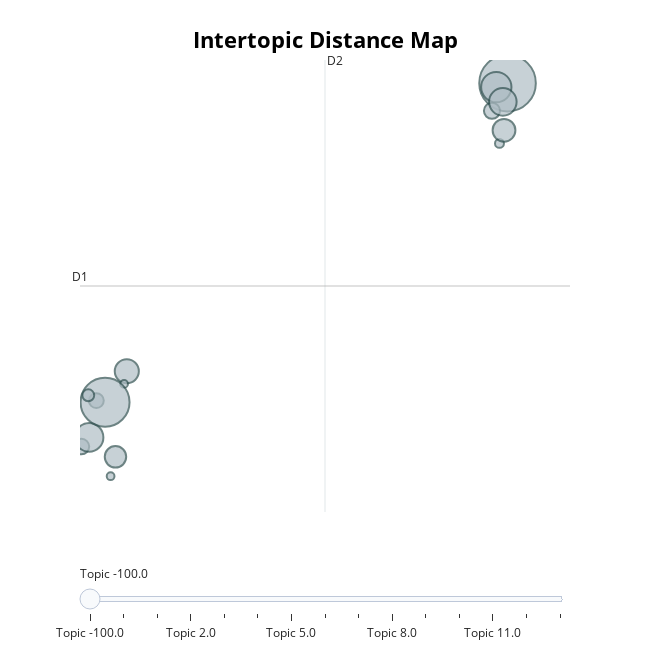

Notebook cell for this chart:
### Code cell
manual_subset_copy = manual_subset.copy(deep=True)
ordered_topics, NB = update_clustering(manual_subset_copy, topic_model, cluster_size=30, subset=manual_idxs)
topic_model.visualize_topics()

### Figure 1 — Plotly figure (JSON) as saved in the notebook; plotly's stock layout.template omitted (floating-point values rounded to 4 significant figures)
{"data": [{"customdata": [[-100, "pen | 3d | filament | 175mm | for", 160], [0, "actual | esun | petg | 3mm | semitransparent", 4], [1, "printing | pla | spool | 002mm | fuel", 11], [2, "tpu | flexible | 175mm | filament | 3d", 29], [3, "spool | amazon | basics | kg | 175mm", 46], [4, "petg | mm | 1kg | filament | 3d", 26], [5, "haze | made | usa | in | pla", 12], [6, "pla | filament | color | 3d | silk", 41], [7, "3dwox | sindoh | dp201 | millimeters | 1x", 3], [8, "pla | accuracy | dimensional | printer | 3d", 120], [9, "abs | asa | gizmo | dorks | resistant", 13], [10, "made | usa | 005mm | argos | in", 7], [11, "petg | filament | spool | black | abs", 38], [12, "size | diy | with | large | print", 23], [13, "120 | mini | free | microsd | monoprice", 3]], "hovertemplate": "<b>Topic %{customdata[0]}</b><br>%{customdata[1]}<br>Size: %{customdata[2]}", "legendgroup": "", "marker": {"color": "#B0BEC5", "line": {"color": "DarkSlateGrey", "width": 2}, "size": [160, 4, 11, 29, 46, 26, 12, 41, 3, 120, 13, 7, 38, 23, 3], "sizemode": "area", "sizeref": 0.1, "symbol": "circle"}, "mode": "markers", "name": "", "orientation": "v", "showlegend": false, "type": "scatter", "x": [25.6, 25.1, 0.3214, 2.193, 24.91, 25.38, -0.5946, -0.1265, 2.026, 0.8567, 24.64, -0.175, 25.31, 1.497, 1.198], "xaxis": "x", "y": [3.489, 2.127, -3.689, -3.027, 3.399, 2.423, -4.729, -4.522, -3.312, -3.726, 2.863, -3.569, 3.066, -4.961, -5.399], "yaxis": "y"}], "layout": {"annotations": [{"showarrow": false, "text": "D1", "x": -0.6838, "y": -1.098, "yshift": 10}, {"showarrow": false, "text": "D2", "x": 14.38, "xshift": 10, "y": 4.012}], "height": 650, "hoverlabel": {"bgcolor": "white", "font": {"family": "Rockwell", "size": 16}}, "legend": {"itemsizing": "constant", "tracegroupgap": 0}, "margin": {"t": 60}, "shapes": [{"line": {"color": "#CFD8DC", "width": 2}, "type": "line", "x0": 14.38, "x1": 14.38, "y0": -6.208, "y1": 4.012}, {"line": {"color": "#9E9E9E", "width": 2}, "type": "line", "x0": -0.6838, "x1": 29.44, "y0": -1.098, "y1": -1.098}], "sliders": [{"active": 0, "pad": {"t": 50}, "steps": [{"args": [{"marker.color": [["red", "#B0BEC5", "#B0BEC5", "#B0BEC5", "#B0BEC5", "#B0BEC5", "#B0BEC5", "#B0BEC5", "#B0BEC5", "#B0BEC5", "#B0BEC5", "#B0BEC5", "#B0BEC5", "#B0BEC5", "#B0BEC5"]]}], "label": "Topic -100.0", "method": "update"}, {"args": [{"marker.color": [["#B0BEC5", "red", "#B0BEC5", "#B0BEC5", "#B0BEC5", "#B0BEC5", "#B0BEC5", "#B0BEC5", "#B0BEC5", "#B0BEC5", "#B0BEC5", "#B0BEC5", "#B0BEC5", "#B0BEC5", "#B0BEC5"]]}], "label": "Topic 0.0", "method": "update"}, {"args": [{"marker.color": [["#B0BEC5", "#B0BEC5", "red", "#B0BEC5", "#B0BEC5", "#B0BEC5", "#B0BEC5", "#B0BEC5", "#B0BEC5", "#B0BEC5", "#B0BEC5", "#B0BEC5", "#B0BEC5", "#B0BEC5", "#B0BEC5"]]}], "label": "Topic 1.0", "method": "update"}, {"args": [{"marker.color": [["#B0BEC5", "#B0BEC5", "#B0BEC5", "red", "#B0BEC5", "#B0BEC5", "#B0BEC5", "#B0BEC5", "#B0BEC5", "#B0BEC5", "#B0BEC5", "#B0BEC5", "#B0BEC5", "#B0BEC5", "#B0BEC5"]]}], "label": "Topic 2.0", "method": "update"}, {"args": [{"marker.color": [["#B0BEC5", "#B0BEC5", "#B0BEC5", "#B0BEC5", "red", "#B0BEC5", "#B0BEC5", "#B0BEC5", "#B0BEC5", "#B0BEC5", "#B0BEC5", "#B0BEC5", "#B0BEC5", "#B0BEC5", "#B0BEC5"]]}], "label": "Topic 3.0", "method": "update"}, {"args": [{"marker.color": [["#B0BEC5", "#B0BEC5", "#B0BEC5", "#B0BEC5", "#B0BEC5", "red", "#B0BEC5", "#B0BEC5", "#B0BEC5", "#B0BEC5", "#B0BEC5", "#B0BEC5", "#B0BEC5", "#B0BEC5", "#B0BEC5"]]}], "label": "Topic 4.0", "method": "update"}, {"args": [{"marker.color": [["#B0BEC5", "#B0BEC5", "#B0BEC5", "#B0BEC5", "#B0BEC5", "#B0BEC5", "red", "#B0BEC5", "#B0BEC5", "#B0BEC5", "#B0BEC5", "#B0BEC5", "#B0BEC5", "#B0BEC5", "#B0BEC5"]]}], "label": "Topic 5.0", "method": "update"}, {"args": [{"marker.color": [["#B0BEC5", "#B0BEC5", "#B0BEC5", "#B0BEC5", "#B0BEC5", "#B0BEC5", "#B0BEC5", "red", "#B0BEC5", "#B0BEC5", "#B0BEC5", "#B0BEC5", "#B0BEC5", "#B0BEC5", "#B0BEC5"]]}], "label": "Topic 6.0", "method": "update"}, {"args": [{"marker.color": [["#B0BEC5", "#B0BEC5", "#B0BEC5", "#B0BEC5", "#B0BEC5", "#B0BEC5", "#B0BEC5", "#B0BEC5", "red", "#B0BEC5", "#B0BEC5", "#B0BEC5", "#B0BEC5", "#B0BEC5", "#B0BEC5"]]}], "label": "Topic 7.0", "method": "update"}, {"args": [{"marker.color": [["#B0BEC5", "#B0BEC5", "#B0BEC5", "#B0BEC5", "#B0BEC5", "#B0BEC5", "#B0BEC5", "#B0BEC5", "#B0BEC5", "red", "#B0BEC5", "#B0BEC5", "#B0BEC5", "#B0BEC5", "#B0BEC5"]]}], "label": "Topic 8.0", "method": "update"}, {"args": [{"marker.color": [["#B0BEC5", "#B0BEC5", "#B0BEC5", "#B0BEC5", "#B0BEC5", "#B0BEC5", "#B0BEC5", "#B0BEC5", "#B0BEC5", "#B0BEC5", "red", "#B0BEC5", "#B0BEC5", "#B0BEC5", "#B0BEC5"]]}], "label": "Topic 9.0", "method": "update"}, {"args": [{"marker.color": [["#B0BEC5", "#B0BEC5", "#B0BEC5", "#B0BEC5", "#B0BEC5", "#B0BEC5", "#B0BEC5", "#B0BEC5", "#B0BEC5", "#B0BEC5", "#B0BEC5", "red", "#B0BEC5", "#B0BEC5", "#B0BEC5"]]}], "label": "Topic 10.0", "method": "update"}, {"args": [{"marker.color": [["#B0BEC5", "#B0BEC5", "#B0BEC5", "#B0BEC5", "#B0BEC5", "#B0BEC5", "#B0BEC5", "#B0BEC5", "#B0BEC5", "#B0BEC5", "#B0BEC5", "#B0BEC5", "red", "#B0BEC5", "#B0BEC5"]]}], "label": "Topic 11.0", "method": "update"}, {"args": [{"marker.color": [["#B0BEC5", "#B0BEC5", "#B0BEC5", "#B0BEC5", "#B0BEC5", "#B0BEC5", "#B0BEC5", "#B0BEC5", "#B0BEC5", "#B0BEC5", "#B0BEC5", "#B0BEC5", "#B0BEC5", "red", "#B0BEC5"]]}], "label": "Topic 12.0", "method": "update"}, {"args": [{"marker.color": [["#B0BEC5", "#B0BEC5", "#B0BEC5", "#B0BEC5", "#B0BEC5", "#B0BEC5", "#B0BEC5", "#B0BEC5", "#B0BEC5", "#B0BEC5", "#B0BEC5", "#B0BEC5", "#B0BEC5", "#B0BEC5", "red"]]}], "label": "Topic 13.0", "method": "update"}]}], "title": {"font": {"color": "Black", "size": 22}, "text": "<b>Intertopic Distance Map</b>", "x": 0.5, "xanchor": "center", "y": 0.95, "yanchor": "top"}, "width": 650, "xaxis": {"anchor": "y", "domain": [0, 1], "range": [-0.6838, 29.44], "title": {"text": ""}, "visible": false}, "yaxis": {"anchor": "x", "domain": [0, 1], "range": [-6.208, 4.012], "title": {"text": ""}, "visible": false}}}
